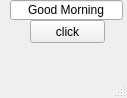
<?xml version="1.0" encoding="UTF-8"?>
<ui version="4.0">
 <class>MainWindow</class>
 <widget class="QMainWindow" name="MainWindow">
  <property name="geometry">
   <rect>
    <x>0</x>
    <y>0</y>
    <width>127</width>
    <height>98</height>
   </rect>
  </property>
  <property name="windowTitle">
   <string>MainWindow</string>
  </property>
  <widget class="QWidget" name="centralwidget">
   <widget class="QPushButton" name="pb">
    <property name="geometry">
     <rect>
      <x>30</x>
      <y>20</y>
      <width>75</width>
      <height>23</height>
     </rect>
    </property>
    <property name="text">
     <string>click</string>
    </property>
   </widget>
   <widget class="QLineEdit" name="le">
    <property name="geometry">
     <rect>
      <x>10</x>
      <y>0</y>
      <width>113</width>
      <height>20</height>
     </rect>
    </property>
    <property name="text">
     <string>Good Morning</string>
    </property>
    <property name="alignment">
     <set>Qt::AlignCenter</set>
    </property>
   </widget>
  </widget>
  <widget class="QMenuBar" name="menubar">
   <property name="geometry">
    <rect>
     <x>0</x>
     <y>0</y>
     <width>127</width>
     <height>21</height>
    </rect>
   </property>
  </widget>
  <widget class="QStatusBar" name="statusbar"/>
 </widget>
 <resources/>
 <connections/>
</ui>
